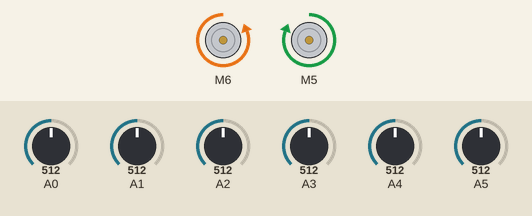
This sketch was run on a simulated Arduino Uno, built with avr-gcc and run on an emulated ATmega328P. On the bench: 2 × DC motor (green arrow = forward, orange = backward, longer = faster). The test bench sets the inputs (shaded band); at power-on: A0 = 512, A1 = 512, A2 = 512, A3 = 512, A4 = 512, A5 = 512. What the sketch prints to the serial monitor is not drawn.

Above: at 21.2 s.
Timing chart, 0 to 23.6 s (numbered marks = the images above):
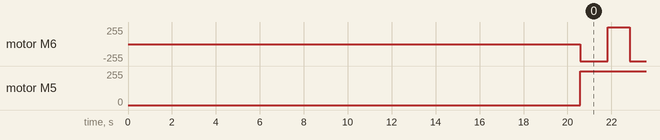

The sketch:

movingline.ino
```cpp
//code to control robot


//Definitions and libraries
#include <QTRSensors.h>                            //include the QTR reflectance sensors library
#include <Servo.h>                                 //include the servo library
#include <CytronMotorDriver.h>                     // inlcudes motor library

const int trigPin = 6;                             //connects to the trigger pin on the wall distance sensor
const int echoPin = 7;                             //connects to the echo pin on the wall distance sensor

float distancewall = 0;                            //stores the distance from wall measured by the wall sensor

//Servo myservo;                                     //create a servo object

// Configure the motor driver
/* CONNECTIONS:
 * Arduino D6  - Motor Driver PWM 1A Input
 * Arduino D10  - Motor Driver PWM 1B Input
 * Arduino D5 - Motor Driver PWM 2A Input
 * Arduino D8 - Motor Driver PWM 2B Input
 * Arduino GND - Motor Driver GND */
CytronMD motor1(PWM_PWM, 6, 10);   // PWM 1A = Pin 6, PWM 1B = Pin 10.
CytronMD motor2(PWM_PWM, 5, 9); // PWM 2A = Pin 5, PWM 2B = Pin 8.

// Sensor pins
#define sensorRR A0
#define sensorR A1
#define sensorRM A2
#define sensorLM A3
#define sensorL A4
#define sensorLL A5

QTRSensors qtr;
const uint8_t SensorCount = 6;
uint16_t sensorValues[SensorCount];

int P, D, I, previousError, PIDvalue, error;
int lsp, rsp, x;
int lfspeed = 400;

float Kp = 0.1;  // Adjust this value based on experimentation
float Kd = 0.1;  // Adjust this value based on experimentation
float Ki = 0.01; // Adjust this value based on experimentation


void setup()
{
  Serial.begin (9600);                              //set up a serial connection with the computer
  Serial.println("QTR calibration");

  //establish line sensor
  qtr.setTypeAnalog();
  qtr.setSensorPins((const uint8_t[]){A0, A1, A2, A3, A4, A5}, SensorCount);
  //qtr.setSensorPins((const uint8_t[]){sensorRR, sensorR, sensorRM, sensorLM, sensorL, sensorLL}, sensorCount);
  qtr.setEmitterPin(13);

  // Calibration
  delay(500);
  Serial.println("calibrating");
  for (uint16_t i = 0; i < 400; i++) {
    qtr.calibrate();
  }
  digitalWrite(LED_BUILTIN, LOW); // turn off Arduino's LED to indicate we are through with calibration

  //callibrate the line sensor
  for (uint16_t i = 0; i < 400; i++)
  {
    qtr.calibrate();
    Serial.println(i);
  }
  digitalWrite(LED_BUILTIN, LOW); // turn off Arduino's LED to indicate we are through with calibration

  //Motor and sensor pin setup
  //pinMode(sensorRR,INPUT);                           // the pin will measure the most right line sensor value
  //pinMode(sensorR,INPUT);                           // the pin will measure the right line sensor value
  //pinMode(sensorRM,INPUT);                           // the pin will measure the right middle line sensor value
  //pinMode(sensorLM,INPUT);                           // the pin will measure the left middle line sensor value
  //pinMode(sensorL,INPUT);                           // the pin will measure the left line sensor value
  //pinMode(sensorLL,INPUT);                           // the pin will measure the most left line sensor value


  //myservo.attach(3);                              //use pin 3 to control the servo


}

void loop()
{

  float desired_position = 2800;                              // keep line in the center of the sensor
  float actual_position = qtr.readLineBlack(sensorValues);     //reads the acutal position
  float error = (desired_position)-(actual_position);         // how far away from the line is the robot
  float turn_signal = Kp*error;                               // how much should the robot turn

  // print the sensor values as numbers from 0 to 1000, where 0 means maximum
  // reflectance and 1000 means minimum reflectance, followed by the line
  // position


  if (turn_signal >= 50)
  {
    Serial.println(turn_signal);
    motor_turnleft();
      for (uint8_t i = 0; i < SensorCount; i++)
    {
      Serial.print(sensorValues[i]);
      Serial.print('\t');
    }
    Serial.println(actual_position);

    delay(25);
    motor_forward();
  }
  else if (turn_signal <= 100)
  {
    Serial.print(turn_signal);
    motor_turnright();
      for (uint8_t i = 0; i < SensorCount; i++)
      {
        Serial.print(sensorValues[i]);
        Serial.print('\t');
      }
      Serial.println(actual_position);

      delay(250);
    motor_forward();

  }
  else if (turn_signal == 0)
  {
    Serial.print(turn_signal);
    motor_forward();
    for (uint8_t i = 0; i < SensorCount; i++)
      {
        Serial.print(sensorValues[i]);
        Serial.print('\t');
      }
      Serial.println(actual_position);

      delay(250);
  }
  else
  {
    Serial.print(turn_signal);
    motor_stop();
    for (uint8_t i = 0; i < SensorCount; i++)
      {
        Serial.print(sensorValues[i]);
        Serial.print('\t');
      }
      Serial.println(actual_position);

      delay(250);
  }


}

void motor_turnleft()
{
  motor1.setSpeed(255);   // Motor 1 runs forward at full speed.
  motor2.setSpeed(-255);  // Motor 2 runs backward at full speed.
  delay(1000);
}

void motor_turnright ()
{
  motor1.setSpeed(-255);   // Motor 1 runs backward at full speed.
  motor2.setSpeed(255);  // Motor 2 runs forward at full speed.
  delay(1000);
}
void motor_forward()
{
  motor1.setSpeed(255);   // Motor 1 runs forward at full speed.
  motor2.setSpeed(255);  // Motor 2 runs forward at full speed.
  delay(1000);
}
void motor_stop()
{
  motor1.setSpeed(0);     // Motor 1 stops.
  motor2.setSpeed(0);     // Motor 2 stops.
  delay(1000);
}
```

Measured:
- by itself, motor M6: alternates forward 255/255 for 1.0 s and backward 255/255 for 1.3 s
- by itself, motor M5: stopped → forward 255/255 at 20.6 s
